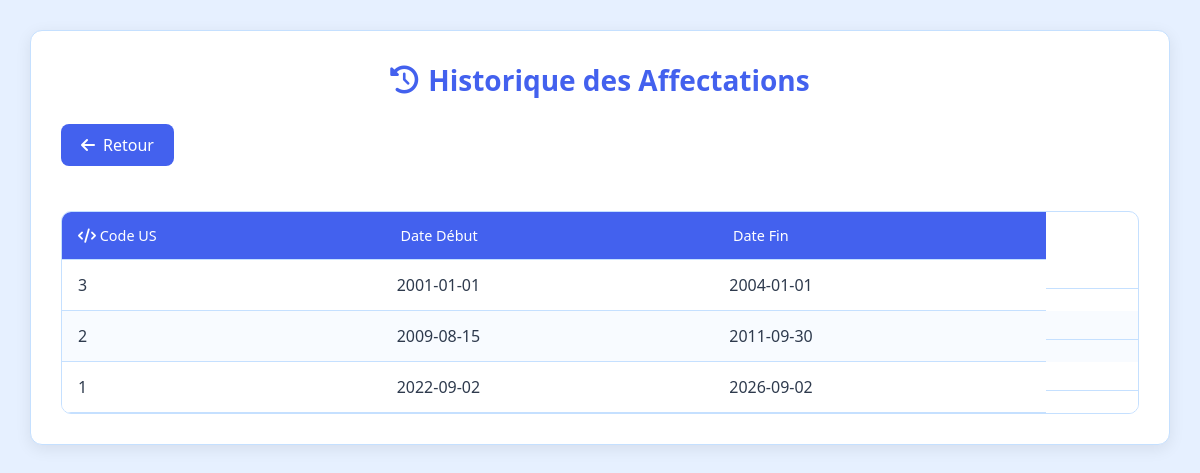
/stage/admin/historique.php?PPR=23, run on the app's committed database.
### tables this page shows
CREATE TABLE `hist_affectation` (
  `id` int(11) NOT NULL,
  `Code` int(11) NOT NULL,
  `date_debut` date NOT NULL,
  `date_fin` date DEFAULT NULL,
  `PPR` int(11) NOT NULL
);

### stage/admin/historique.php (the view, shortened to what this page needs)
<?php
$PPR = $_GET["PPR"] ?? null;
$db = Database::getInstance()->getConnection();
$sql = "SELECT * FROM hist_affectation WHERE PPR = :PPR";
$stmt = $db->prepare($sql);
$stmt->bindParam(":PPR", $PPR);
$stmt->execute();
$historiques = $stmt->fetchAll(PDO::FETCH_ASSOC);
?>
<!DOCTYPE html>
<html lang="fr">
<head>
    <link rel="stylesheet" href="https://cdnjs.cloudflare.com/ajax/libs/font-awesome/6.0.0/css/all.min.css">
</head>
<body>
    <div class="container">
        <h2><i class="fas fa-history"></i> Historique des Affectations</h2>
        <form method="POST" class="text-end">
             <a class="add-btn" href="../gestion.php?PPR=<?php echo htmlspecialchars($_GET['PPR'] ?? '', ENT_QUOTES); ?>" class="btn btn-secondary">
             <i class="fas fa-arrow-left"></i> Retour
            </a>
        </form>
        <?php if (!empty($historiques)): ?>
            <table>
                <thead>
                    <tr>
                        <th><i class="fas fa-code"></i> Code US</th>
                        <th><i class="fas fa-calendar-start"></i> Date Début</th>
                        <th><i class="fas fa-calendar-end"></i> Date Fin</th>
                    </tr>
                </thead>
                <tbody>
                    <?php foreach ($historiques as $historique): ?>
                        <tr>
                            <td><?= htmlspecialchars($historique["Code"]) ?></td>
                            <td><?= htmlspecialchars($historique["date_debut"]) ?></td>
                            <td><?= htmlspecialchars($historique["date_fin"]) ?></td>
                            <td class="action-cell">
                            </td>
                        </tr>
                    <?php endforeach; ?>
                </tbody>
            </table>
        <?php else: ?>
            <div class="alert">Aucun enregistrement trouvé pour ce PPR</div>
        <?php endif; ?>
    </div>
</body>
</html>

### stage/admin/historique.php (style rules this page uses)
:root { --primary-blue: #4361ee; --secondary-blue: #88a5e2ff; --light-bg: #e6f0ff; --table-bg: #ffffff; --text-dark: #2e3a4d; --text-light: #ffffff; --border-color: #c5e0ff; --error-red: #ff6b6b; }
* { margin: 0; padding: 0; box-sizing: border-box; font-family: 'Segoe UI', Tahoma, Geneva, Verdana, sans-serif; }
body { background-color: var(--light-bg); padding: 30px; color: var(--text-dark); }
.container { max-width: 1200px; margin: 0 auto; background-color: var(--table-bg); border-radius: 12px; box-shadow: 0 4px 16px rgba(0, 0, 0, 0.08); padding: 30px; border: 1px solid var(--border-color); }
h2 { color: var(--primary-blue); margin-bottom: 25px; text-align: center; font-size: 28px; font-weight: 600; display: flex; align-items: center; justify-content: center; gap: 10px; }
.add-btn { display: inline-flex; align-items: center; gap: 8px; background-color: var(--primary-blue); color: white; text-decoration: none; padding: 10px 20px; border-radius: 8px; margin-bottom: 25px; transition: all 0.3s ease; font-weight: 500; border: none; cursor: pointer; }
table { width: 100%; border-collapse: separate; border-spacing: 0; margin-top: 20px; border-radius: 10px; overflow: hidden; border: 1px solid var(--border-color); }
th, td { padding: 14px 16px; text-align: left; border-bottom: 1px solid var(--border-color); }
th { background-color: var(--primary-blue); color: var(--text-light); font-weight: 500; font-size: 0.9rem; }
tr { background-color: var(--table-bg); transition: all 0.2s ease; }
tr:nth-child(even) { background-color: #f8fbff; }
.action-cell { display: flex; gap: 10px; justify-content: center; }

### data on the page
hist_affectation: Code "3", date_debut "2001-01-01", date_fin "2004-01-01"
hist_affectation: Code "2", date_debut "2009-08-15", date_fin "2011-09-30"
hist_affectation: Code "1", date_debut "2022-09-02", date_fin "2026-09-02"
